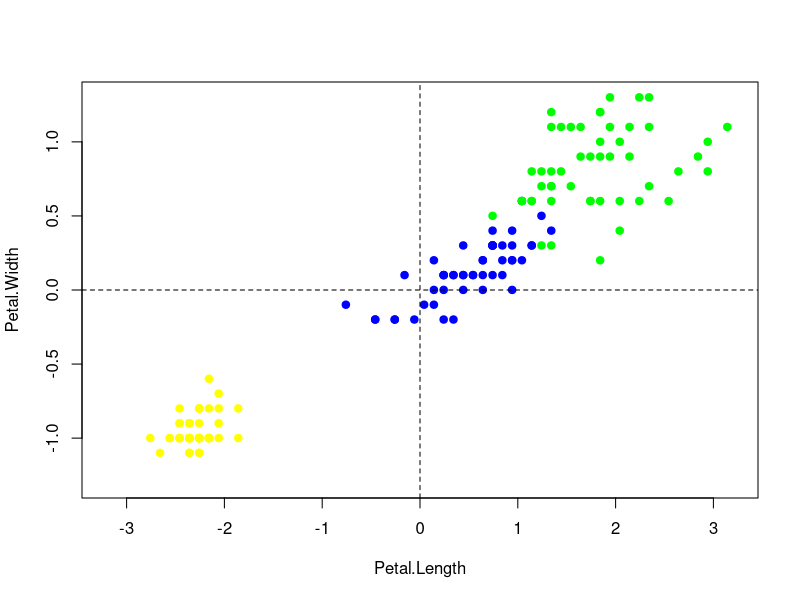
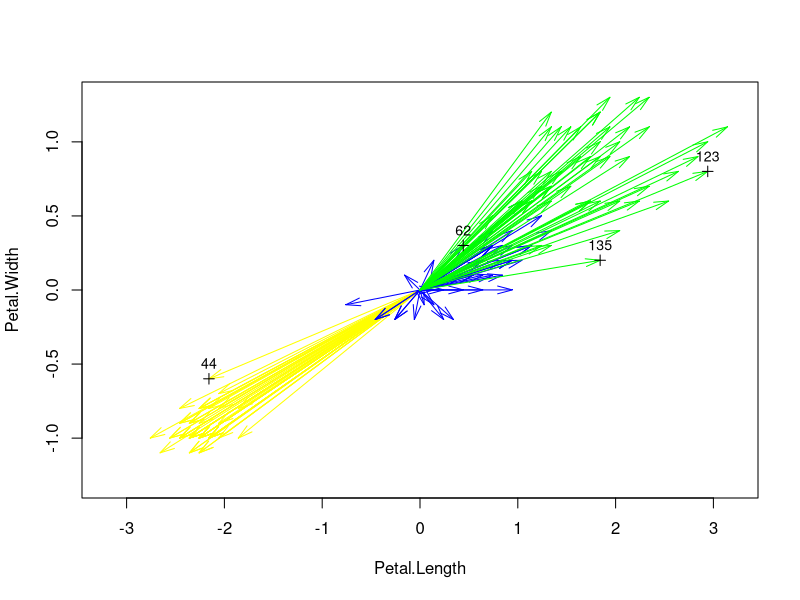
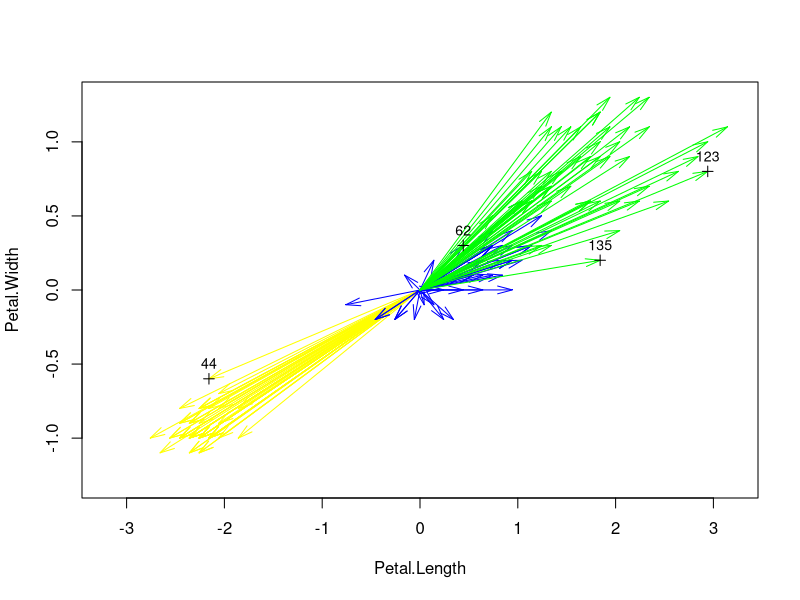
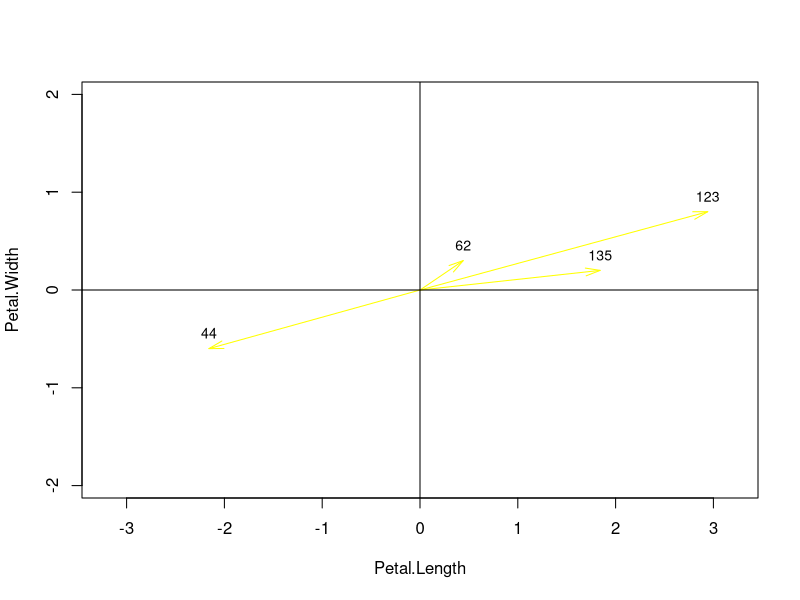
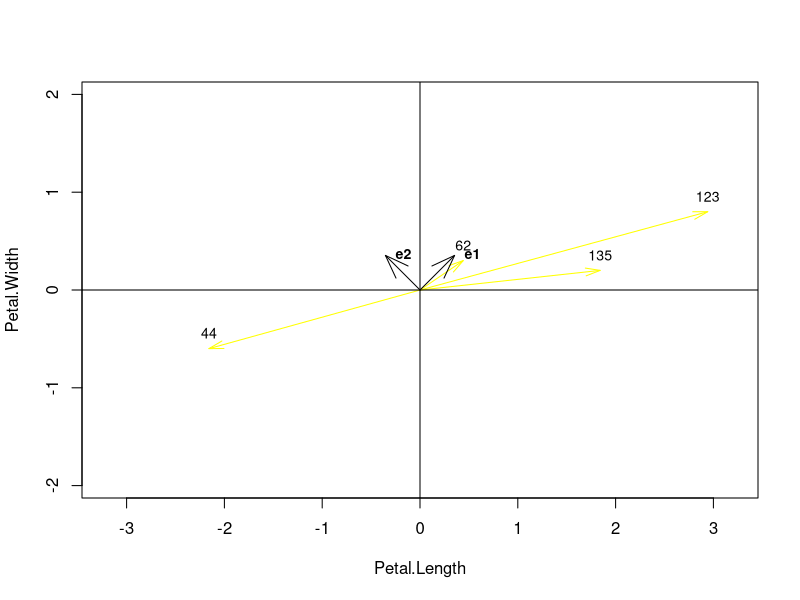
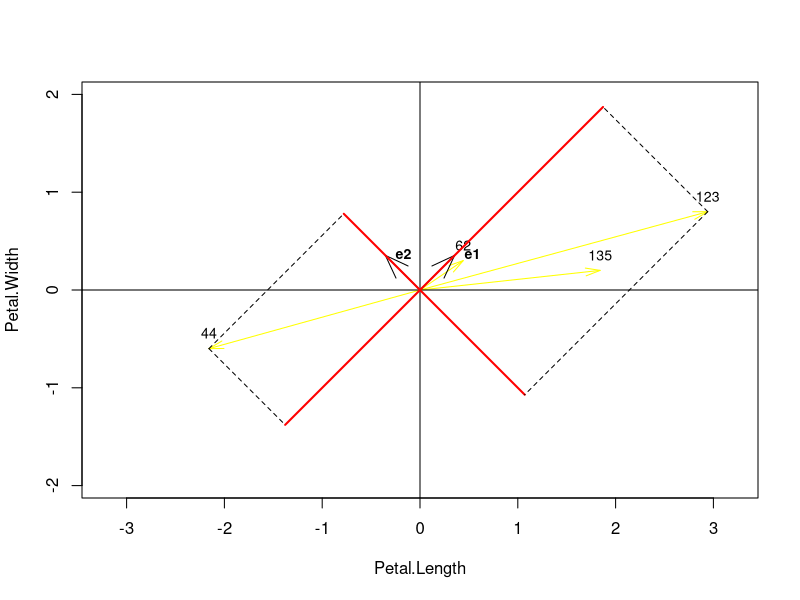
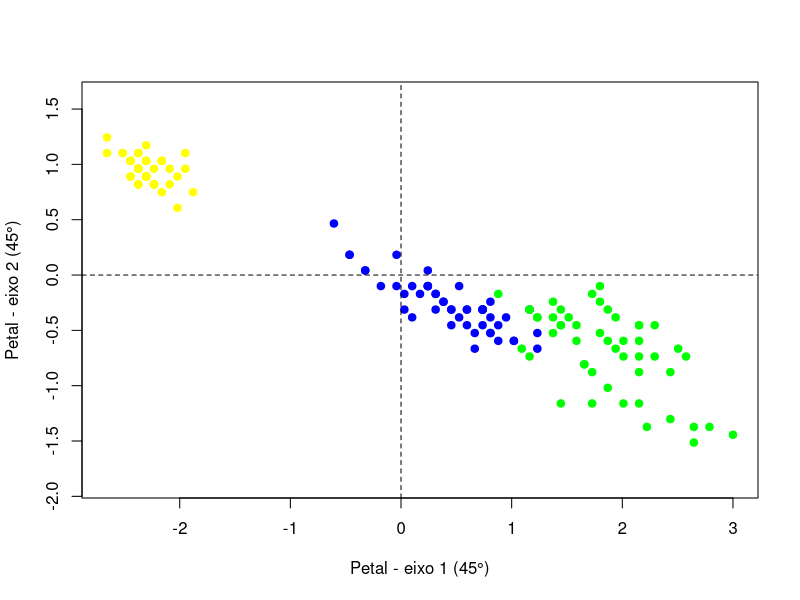
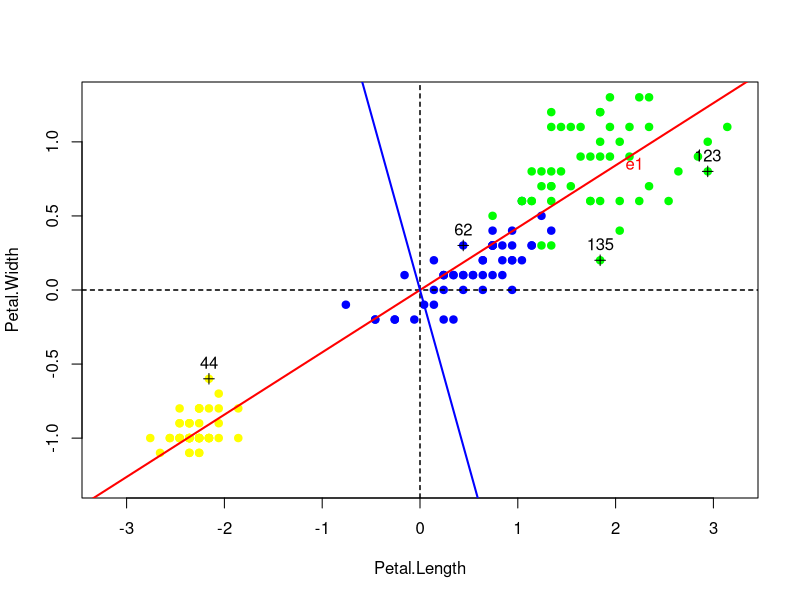

Here is the R script that generated these plots, in order: (Note: this script raises an error after producing the figures.)
# matriz de dados
X <- iris[c("Petal.Length", "Petal.Width")]
# Matriz de covariâncias
S <- cov(X)
S

Xc <- scale(x = X, center = TRUE, scale = FALSE)

# limites simétricos
lim.x <- c(-1, 1) * 3.2
lim.y <- c(-1, 1) * 1.3

cores <- c("yellow", "blue", "green") 

# diagrama de dispersão
plot(x = Xc, pch = 19, xlim = lim.x, ylim = lim.y, 
     col = cores[as.numeric(iris$Species)])

# eixos coordenados
abline(h = 0, v = 0, lty = 2)

# pontos escolhidos
pontos <- c(44, 62, 123, 135)

# Xc - dados como vetores
plot(x = Xc, xlim = lim.x, ylim = lim.y, pch = '.',
     col = cores[as.numeric(iris$Species)])
arrows(x0 = 0, y0 = 0, x1 = Xc[, 1], y1 = Xc[, 2], lty = 1, length = 0.15, 
       angle = 15, col = cores[as.numeric(iris$Species)])

# Localização dos pontos escolhidos
points(x = Xc[pontos, 1], y = Xc[pontos, 2], pch = 3, cex = 1)
text(x = Xc[pontos, 1], y = Xc[pontos, 2], label = pontos, cex = .85, 
     pos = 3)

# pontos escolhidos
pontos <- c(44, 62, 123, 135)

# Xc - dados como vetores
plot(x = Xc, xlim = lim.x, ylim = lim.y, pch = '.',
     col = cores[as.numeric(iris$Species)])
arrows(x0 = 0, y0 = 0, x1 = Xc[, 1], y1 = Xc[, 2], lty = 1, length = 0.15, 
       angle = 15, col = cores[as.numeric(iris$Species)])

# Localização dos pontos escolhidos
points(x = Xc[pontos, 1], y = Xc[pontos, 2], pch = 3, cex = 1)
text(x = Xc[pontos, 1], y = Xc[pontos, 2], label = pontos, cex = .85, 
     pos = 3)

# plot apenas com os 4 pontos
plot(Xc[pontos, ], xlim = lim.x, ylim = lim.y, type = 'n',
     col = cores[as.numeric(iris$Species)], asp = 1)

# setas dos vetores
arrows(x0 = 0, y0 = 0, x1 = Xc[pontos, 1], y1 = Xc[pontos, 2], lty = 1, 
       length = 0.15, angle = 15, col = cores[as.numeric(iris$Species)]
)

# identificação dos pontos
text(x = Xc[pontos, 1], y = Xc[pontos, 2], label = pontos, cex = .85, 
     pos = 3)

# eixo original
abline(h = 0, v = 0)

########## Geometria Vetorial


# vetor associado ao ponto 44
x44 <- Xc[44, ]

# Intensidade do vetor (em relação ao eixo x: (1, 0))
sqrt(t(x44) %*% x44)

# Comprimento dos 4 vetores
Xp <- as.matrix(Xc[pontos, ])
sqrt(diag(Xp %*% t(Xp)))     

################## Projeção dos Vetores

plot(Xc[pontos, ], xlim = lim.x, ylim = lim.y, type = 'n',
     col = cores[as.numeric(iris$Species)], asp = 1)
arrows(x0 = 0, y0 = 0, x1 = Xc[pontos, 1], y1 = Xc[pontos, 2], lty = 1, 
       length = 0.15, angle = 15, col = cores[as.numeric(iris$Species)]
)
text(x = Xc[pontos, 1], y = Xc[pontos, 2], label = pontos, cex = .85, 
     pos = 3)
abline(h = 0, v = 0)

# vetor e1
e1 <- c(1, 1)*sqrt(2)/2
e1

# vetor e2
e2 <- c(-1, 1)*sqrt(2)/2
e2

# Gráfico dos vetores do novo sistema
k <- 0.5
arrows(x0 = 0, y0 = 0, 
       x1 = c(e1[1], e2[1])*k, y1 = c(e1[2], e2[2])*k, 
       col = 'black', angle = 20, length = .25)

text(x = c(e1[1], e2[1])*k, y = c(e1[2], e2[2])*k, pos = 4,
     label = c('e1', 'e2'), cex = 0.85, font = 2)

# Refazendo o Gráfico anterior
plot(Xc[pontos, ], xlim = lim.x, ylim = lim.y, type = 'n',
     col = cores[as.numeric(iris$Species)], asp = 1)
arrows(x0 = 0, y0 = 0, x1 = Xc[pontos, 1], y1 = Xc[pontos, 2], lty = 1, 
       length = 0.15, angle = 15, col = cores[as.numeric(iris$Species)]
)
text(x = Xc[pontos, 1], y = Xc[pontos, 2], label = pontos, cex = .85, 
     pos = 3)
abline(h = 0, v = 0)

# vetor e1
e1 <- c(1, 1)*sqrt(2)/2
e1

# vetor e2
e2 <- c(-1, 1)*sqrt(2)/2
e2

# Gráfico dos vetores do novo sistema
k <- 0.5
arrows(x0 = 0, y0 = 0, 
       x1 = c(e1[1], e2[1])*k, y1 = c(e1[2], e2[2])*k, 
       col = 'black', angle = 20, length = .25)

text(x = c(e1[1], e2[1])*k, y = c(e1[2], e2[2])*k, pos = 4,
     label = c('e1', 'e2'), cex = 0.85, font = 2)

# ----------------  Projeções  ---------------

# Projeção do vetor X44 em e1
prj.e1 <- as.vector((t(x44)%*%e1))*e1
prj.e1

# intensidade do vetor prj.e1
mag.e1 <- as.vector((t(x44)%*%e1))

# projeção em e1
segments(x0 = 0, y0 = 0, x1 = prj.e1[1], y1 = prj.e1[2], 
         col = 'red', lwd = 2)

segments(x0 = x44[1], y0 = x44[2], x1 = prj.e1[1], y1 = prj.e1[2],
         lty = 2)

# Projeção do vetor X44 em e2
prj.e2 <- as.vector((t(x44)%*%e2))*e2
prj.e2

# intensidade do vetor prj.e2
mag.e2 <- as.vector((t(x44)%*%e2))

segments(x0 = 0, y0 = 0, x1 = prj.e2[1], y1 = prj.e2[2], 
         col = 'red', lwd = 2)

segments(x0 = x44[1], y0 = x44[2], x1 = prj.e2[1], y1 = prj.e2[2],
         lty = 2)

# Coordenadas dos pontos no novo sistema e1 x e2
W <- matrix(c(1, 1, -1, 1)* sqrt(2)/2, ncol = 2, byrow = F) 
#matriz com as coordenadas dos pontos no novo sistema
Yp <- Xp %*% W
rownames(Yp) <- pontos
Yp

############ Repetir a projeção agora para 123 #######

x123 <- Xc[123, ]
x123

# projeção vetorial
prj.e1_123 <- as.vector((t(x123) %*% e1)) * e1
prj.e1_123

# intensidade (coordenada no eixo e1)
mag.e1_123 <- as.vector(t(x123) %*% e1)
mag.e1_123

# projeção vetorial
prj.e2_123 <- as.vector((t(x123) %*% e2)) * e2
prj.e2_123

# intensidade (coordenada no eixo e2)
mag.e2_123 <- as.vector(t(x123) %*% e2)
mag.e2_123

# projeção em e1
segments(x0 = 0, y0 = 0, x1 = prj.e1_123[1], y1 = prj.e1_123[2],
         col = 'red', lwd = 2)

segments(x0 = x123[1], y0 = x123[2],
         x1 = prj.e1_123[1], y1 = prj.e1_123[2],
         lty = 2)

# projeção em e2
segments(x0 = 0, y0 = 0, x1 = prj.e2_123[1], y1 = prj.e2_123[2],
         col = 'red', lwd = 2)

segments(x0 = x123[1], y0 = x123[2],
         x1 = prj.e2_123[1], y1 = prj.e2_123[2],
         lty = 2)

c(mag.e1_123, mag.e2_123)

############### Desenhar o iris todo para esse sistema de cooordenadas ##############
####################### Transformar os dados usando a matriz W #############################
###########  Projetar em 45° #################

# 1. dados completos
X <- iris[, 1:4]

# 2. centralizar
Xc <- scale(X, center = TRUE, scale = FALSE)

# 3. matriz de rotação 2D (45°)
R2 <- matrix(c(1, 1,
               -1, 1)*sqrt(2)/2, ncol = 2, byrow = FALSE)

# 4. matriz de rotação 4D (bloco diagonal)
W <- matrix(0, nrow = 4, ncol = 4)

W[1:2, 1:2] <- R2   # sepal
W[3:4, 3:4] <- R2   # petal

# 5. transformação
Y <- Xc %*% W

# 6. visualizar
head(Y)

cores <- c("yellow", "blue", "green") 

plot(Y[,3], Y[,4],
     col = cores[as.numeric(iris$Species)],
     pch = 19,
     asp = 1,
     xlab = "Petal - eixo 1 (45°)",
     ylab = "Petal - eixo 2 (45°)")

abline(h = 0, v = 0, lty = 2)


############# FAZER GRÁFICO USANDO E1 E E2 ##################

###### w[ E1~ E2~]
###### S <- cov(XP)
###### W <- eig(S)$vectors


# matriz de dados
X <- iris[c("Petal.Length", "Petal.Width")]
# Matriz de covariâncias
S <- cov(X)
S

Xc <- scale(x = X, center = TRUE, scale = FALSE)

# limites simétricos
lim.x <- c(-1, 1) * 3.2
lim.y <- c(-1, 1) * 1.3

cores <- c("yellow", "blue", "green") 

# diagrama de dispersão
plot(x = Xc, pch = 19, xlim = lim.x, ylim = lim.y, 
     col = cores[as.numeric(iris$Species)])

# eixos coordenados
abline(h = 0, v = 0, lty = 2)

# pontos escolhidos
pontos <- c(44, 62, 123, 135)

# destacar pontos
points(Xc[pontos,1], Xc[pontos,2], pch = 3, cex = 1)
text(Xc[pontos,1], Xc[pontos,2],
     labels = pontos, pos = 3)

# eixos
abline(h = 0, v = 0, lty = 2)

# matriz de covariância
S <- cov(Xc)

# autovetores
eig <- eigen(S)
e1 <- eig$vectors[,1]
e2 <- eig$vectors[,2]

# desenhar retas (direções dos eixos)
abline(a = 0, b = e1[2]/e1[1], col = "red", lwd = 2)
abline(a = 0, b = e2[2]/e2[1], col = "blue", lwd = 2)

# rótulos (opcional)
text(2, 2*(e1[2]/e1[1]), "e1", col = "red", pos = 4)
text(2, 2*(e2[2]/e2[1]), "e2", col = "blue", pos = 4)

#################### Calcular a variancia da matriz Y ##########################
var(Petal.Length)
var(X, Petal.Width)
